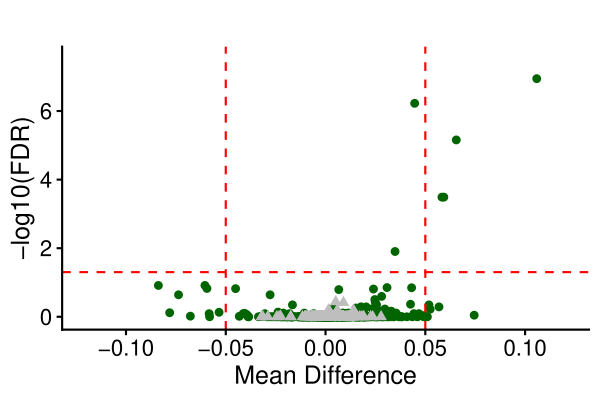

This figure's R source:
# Load required libraries
library(dplyr)
library(stringr)

# List the 4 specific files
files <- c(
  "CoRSIV.DMRcate_output.txt",
  "Control.DMRcate_output.txt"

)
file="CoRSIV.DMRcate_output.txt"
# Read and combine all files with a new column from filename prefix
combined_df <- lapply(files, function(file) {
  data <- read.csv(file,sep = "\t",header = TRUE)
  data <- data[c(1,2,3,7,12,13,14)]
  data$Source <- str_extract(file, "^[^\\.]+")  # Get text before first "."
  return(data)
}) %>%
  bind_rows()

# View result
head(combined_df)

write.csv(combined_df,file = "./combined_pval_diff.csv",row.names = F)

# Transform p-value
combined_df$log10_pval <- -log10(combined_df$min_smoothed_fdr)

# Plot
ggplot(combined_df, aes(x = meandiff, y = log10_pval, color = Source)) +
  geom_point(alpha = 1, size = 2.5) +
  theme_minimal(base_size = 16) +
  labs(
    x = "Mean Difference",
    y = "-log10(FDR)"
  ) + geom_hline(yintercept = -log10(0.1), linetype = "dashed", color = "red") + geom_vline(xintercept = 0.05, linetype = "dashed", color = "red")+
  geom_vline(xintercept = -0.05, linetype = "dashed", color = "red") + theme(legend.title = element_blank()) + scale_color_manual(values = c(
    "Control" = "gray",
    "CoRSIV" = "darkgreen"

  )) + theme(legend.position = "none") + xlim(-0.12, 0.12)


test <- combined_df[abs(combined_df$meandiff)>0.05 & combined_df$min_smoothed_fdr<0.05,]

library(ggplot2)
ggplot(
  combined_df,
  aes(
    x = meandiff,
    y = log10_pval,
    color = Source,
    shape = Source
  )
) +
  geom_point(size = 2.5) +
  labs(
    title = "",
    x = "Mean Difference",
    y = "-log10(FDR)"
  ) +
  geom_hline(yintercept = -log10(0.05), linetype = "dashed", color = "red") +
  geom_vline(xintercept = c(-0.05, 0.05), linetype = "dashed", color = "red") +
  scale_color_manual(values = c(
    "Control" = "gray",
    "CoRSIV" = "darkgreen"
  )) +
  scale_shape_manual(values = c(
    "Control" = 17,
    "CoRSIV" = 16
  )) +
  coord_cartesian(
    xlim = c(-0.12, 0.12),
    ylim = c(0, 7.5)
  ) +
  theme_classic(base_size = 16) +
  theme(
    legend.position = "none",
    axis.text = element_text(size = 16),
    axis.title = element_text(size = 18)
  )
